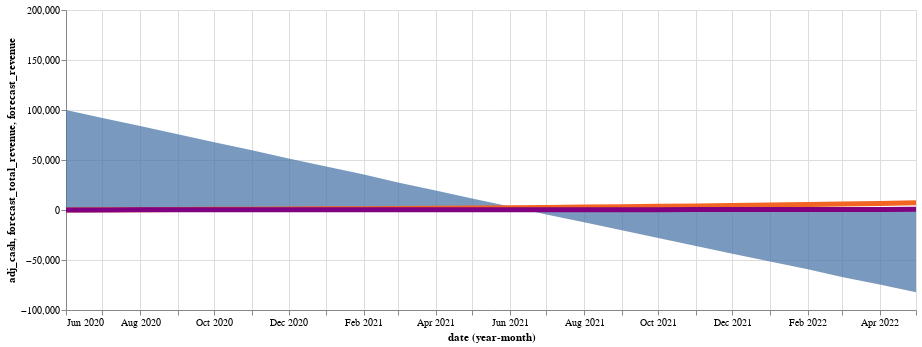

The Vega-Lite source for this figure:
### Vega-Lite specification from a JSON file in a GitHub repository (floating-point values rounded to 4 significant figures)
{"config": {"view": {"continuousWidth": 400, "continuousHeight": 300}}, "layer": [{"mark": {"type": "area", "opacity": 0.75}, "encoding": {"x": {"type": "temporal", "field": "date", "timeUnit": "yearmonth"}, "y": {"type": "quantitative", "field": "adj_cash", "scale": {"domain": [-100000, 200000]}}}, "selection": {"selector001": {"type": "single", "fields": ["month_growth"], "bind": {"input": "range", "max": 100, "min": 0, "name": "Monthly growth rate (%)", "step": 0.1}, "init": {"month_growth": 8}}, "selector002": {"type": "interval", "bind": "scales", "encodings": ["x", "y"]}}, "transform": [{"window": [{"op": "count", "as": "index"}]}, {"calculate": "(pow((1 + (selector001.month_growth / 100)),datum.index) * 100)", "as": "forecast_revenue"}, {"window": [{"op": "sum", "field": "forecast_revenue", "as": "forecast_total_revenue"}], "frame": [null, 0]}, {"calculate": "(datum.cash_0g + datum.forecast_total_revenue)", "as": "adj_cash"}]}, {"mark": {"type": "line", "color": "#f26522", "size": 5}, "encoding": {"x": {"type": "temporal", "field": "date", "timeUnit": "yearmonth"}, "y": {"type": "quantitative", "field": "forecast_total_revenue"}}, "transform": [{"window": [{"op": "count", "as": "index"}]}, {"calculate": "(pow((1 + (selector001.month_growth / 100)),datum.index) * 100)", "as": "forecast_revenue"}, {"window": [{"op": "sum", "field": "forecast_revenue", "as": "forecast_total_revenue"}], "frame": [null, 0]}, {"calculate": "(datum.cash_0g + datum.forecast_total_revenue)", "as": "adj_cash"}]}, {"mark": {"type": "line", "color": "purple", "size": 5}, "encoding": {"x": {"type": "temporal", "field": "date", "timeUnit": "yearmonth"}, "y": {"type": "quantitative", "field": "forecast_revenue"}}, "transform": [{"window": [{"op": "count", "as": "index"}]}, {"calculate": "(pow((1 + (selector001.month_growth / 100)),datum.index) * 100)", "as": "forecast_revenue"}, {"window": [{"op": "sum", "field": "forecast_revenue", "as": "forecast_total_revenue"}], "frame": [null, 0]}, {"calculate": "(datum.cash_0g + datum.forecast_total_revenue)", "as": "adj_cash"}]}], "data": {"name": "data-b53b30310c703404d2f5cc708d7e7823"}, "width": 850, "$schema": "https://vega.github.io/schema/vega-lite/v4.8.1.json", "datasets": {"data-b53b30310c703404d2f5cc708d7e7823": [{"date": "2020-06-30T15:06:10.056554", "cash_0g": 100000.0}, {"date": "2020-07-31T15:06:10.056554", "cash_0g": 91770.0}, {"date": "2020-08-31T15:06:10.056554", "cash_0g": 83530.0}, {"date": "2020-09-30T15:06:10.056554", "cash_0g": 75300.0}, {"date": "2020-10-31T15:06:10.056554", "cash_0g": 67070.0}, {"date": "2020-11-30T15:06:10.056554", "cash_0g": 58830.0}, {"date": "2020-12-31T15:06:10.056554", "cash_0g": 50600.0}, {"date": "2021-01-31T15:06:10.056554", "cash_0g": 42370.0}, {"date": "2021-02-28T15:06:10.056554", "cash_0g": 34130.0}, {"date": "2021-03-31T15:06:10.056554", "cash_0g": 25900.0}, {"date": "2021-04-30T15:06:10.056554", "cash_0g": 17670.0}, {"date": "2021-05-31T15:06:10.056554", "cash_0g": 9433.0}, {"date": "2021-06-30T15:06:10.056554", "cash_0g": 1200.0}, {"date": "2021-07-31T15:06:10.056554", "cash_0g": -7033.0}, {"date": "2021-08-31T15:06:10.056554", "cash_0g": -15270.0}, {"date": "2021-09-30T15:06:10.056554", "cash_0g": -23500.0}, {"date": "2021-10-31T15:06:10.056554", "cash_0g": -31730.0}, {"date": "2021-11-30T15:06:10.056554", "cash_0g": -39970.0}, {"date": "2021-12-31T15:06:10.056554", "cash_0g": -48200.0}, {"date": "2022-01-31T15:06:10.056554", "cash_0g": -56430.0}, {"date": "2022-02-28T15:06:10.056554", "cash_0g": -64670.0}, {"date": "2022-03-31T15:06:10.056554", "cash_0g": -72900.0}, {"date": "2022-04-30T15:06:10.056554", "cash_0g": -81130.0}, {"date": "2022-05-31T15:06:10.056554", "cash_0g": -89370.0}]}}
